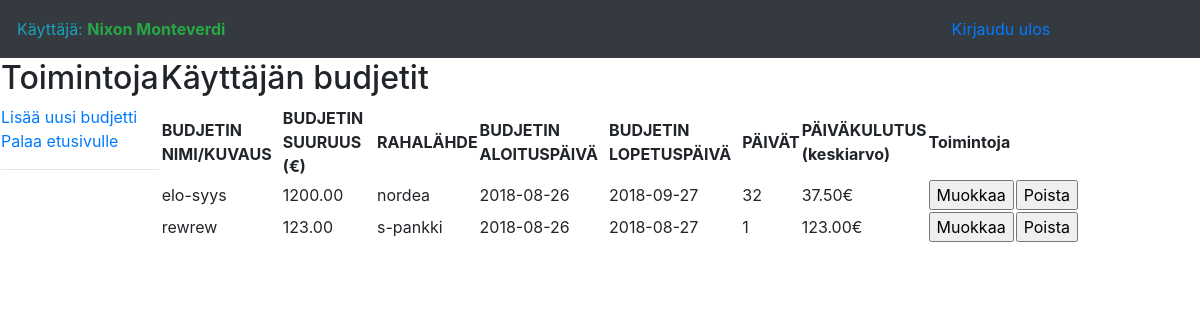
The app's page /budget (signed in), older data.
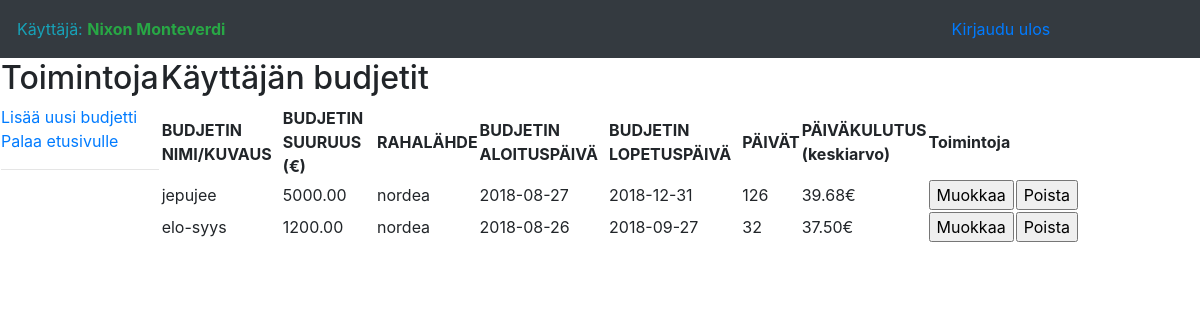
The same page, newer data.
### application/auth/models.py (models this page shows, shortened)
class User(db.Model):
    __tablename__ = "account"
    id = db.Column(db.Integer, primary_key=True)
    date_created = db.Column(db.DateTime, default=db.func.current_timestamp())
    date_modified = db.Column(db.DateTime, default=db.func.current_timestamp(),
                              onupdate=db.func.current_timestamp())
    name = db.Column(db.String(144), nullable=False)
    username = db.Column(db.String(144), nullable=False)
    password = db.Column(db.String(144), nullable=False)
    active = db.Column(db.Boolean)
    admin = db.Column(db.Boolean)

### application/budget/models.py (models this page shows, shortened)
class Budget(db.Model):
    __tablename__ = "budget"
    bu_id_pk = db.Column(db.Integer, primary_key=True)
    bu_name = db.Column(db.String(255), nullable=False)
    bu_amount = db.Column(db.Numeric(10,2), nullable=False)
    bu_start_date = db.Column(db.Date, nullable=False)
    bu_end_date = db.Column(db.Date, nullable=False)
    bu_days_count = db.Column(db.Integer, nullable=False)
    bu_avg_daily_consumption = db.Column(db.Numeric(10,2), nullable=False)
    ms_id_fk = db.Column(db.Integer, db.ForeignKey('money_source.ms_id_pk'),
                           nullable=False)
    acc_id_fk = db.Column(db.Integer, db.ForeignKey('account.id'),
                           nullable=False)

### application/moneysource/models.py (models this page shows, shortened)
class Moneysource(db.Model):
    __tablename__ = "money_source"
    ms_id_pk = db.Column(db.Integer, primary_key=True)
    ms_name = db.Column(db.String(255), nullable=False)
    ms_extrainfo = db.Column(db.String(255), nullable=True)
    acc_id_fk = db.Column(db.Integer, db.ForeignKey('account.id'),
                           nullable=False)

### application/budget/views.py (the view)
@app.route("/budget", methods=["GET","POST"])
@login_required
def budget():
    q = db.session.query(Budget.bu_id_pk,Budget.bu_name,Budget.bu_amount,Budget.bu_start_date,Budget.bu_end_date,Budget.bu_days_count,Budget.bu_avg_daily_consumption,Moneysource.ms_name).join(Moneysource).filter(Budget.acc_id_fk==current_user.id).filter(Budget.ms_id_fk==Moneysource.ms_id_pk).order_by(Budget.ms_id_fk,Budget.bu_name.desc())
    return render_template("budget/budget.html", budgets = q)

### application/__init__.py (called while the page is built)
@login_manager.user_loader
def load_user(user_id):
    return User.query.get(user_id)

### application/templates/budget/budget.html (shortened to what this page needs)
{% extends "layout.html" %} {% block body %}
<table width="90%">
    <tr>
        <td valign="top">
            <h2>Toimintoja</h2>
            <a href="{{ url_for('add_budget') }}">Lisää uusi budjetti</a>
            <br />
            <a href="{{ url_for('booking_index') }}">Palaa etusivulle</a>
            <hr />
        </td>
        <td valign="top">
            <h2>Käyttäjän budjetit</h2>
            <table border="0" width="100%">
                <tr>
                    <th>BUDJETIN NIMI/KUVAUS</th>
                    <th>BUDJETIN SUURUUS (€)</th>
                    <th>RAHALÄHDE</th>
                    <th>BUDJETIN ALOITUSPÄIVÄ</th>
                    <th>BUDJETIN LOPETUSPÄIVÄ</th>
                    <th>PÄIVÄT</th>
                    <th>PÄIVÄKULUTUS
                        <br />(keskiarvo)</th>
                    <th colspan="2" align="center">
                        Toimintoja
                        <br />
                    </th>
                </tr>
                {% for budget in budgets %}
                <tr>
                    <td align="left">{{ budget.bu_name }}</td>
                    <td align="left">{{ budget.bu_amount }}</td>
                    <td align="left">{{ budget.ms_name }}</td>
                    <td align="left">{{ budget.bu_start_date }}</td>
                    <td align="left">{{ budget.bu_end_date }}</td>
                    <td align="left">{{ budget.bu_days_count }}</td>
                    <td align="left">{{ budget.bu_avg_daily_consumption }}€</td>
                    <td align="left">
                        <form method="POST" action="{{ url_for('modify_budget', bu_id=budget.bu_id_pk) }}">
                            <input type="submit" value="Muokkaa" />
                        </form>
                    </td>
                    <td align="center">
                        <form method="POST" OnClick="return confirm('Oletko varma että haluat poistaa budjetin?')" action="{{ url_for('remove_budget', bu_id=budget.bu_id_pk) }}">
                            <input type="submit" value="Poista" />
                        </form>
                    </td>
                </tr>
                {% endfor %}
            </table>
        </td>
    </tr>
</table>
{% endblock %}

### application/templates/layout.html (shortened to what this page needs)
<!DOCTYPE html>
<html lang="fi">
<head>
  <link rel="stylesheet" media="screen" href = "{{ url_for('static', filename='bootstrap/css/bootstrap.min.css') }}">
</head>
<body>
    <nav class="navbar navbar-expand-lg navbar-dark bg-dark static-top">
  {% if current_user.is_authenticated %}
  <table width=90% border="0">
    <tr>
      <td align="left" width="50%"><span class="text-info">Käyttäjä:</span>
        <b class="text-success">{{ current_user.name }}</b>
      </td>
      <td align="right">
          <a class="nav-link" href="{{ url_for('auth_logout') }}">Kirjaudu ulos
            </a>
      </td>
    </tr>
  </table>
</nav>
  {% endif %} {% block body %}{% endblock %}
</body>
</html>

Row changes from the older to the newer data that the page shows:
removed Budget: bu_name "rewrew", bu_amount "123.00", ms_name "s-pankki", bu_start_date "2018-08-26", bu_end_date "2018-08-27", bu_days_count "1", bu_avg_daily_consumption "123.00"
added Budget: bu_name "jepujee", bu_amount "5000.00", ms_name "nordea", bu_start_date "2018-08-27", bu_end_date "2018-12-31", bu_days_count "126", bu_avg_daily_consumption "39.68"
